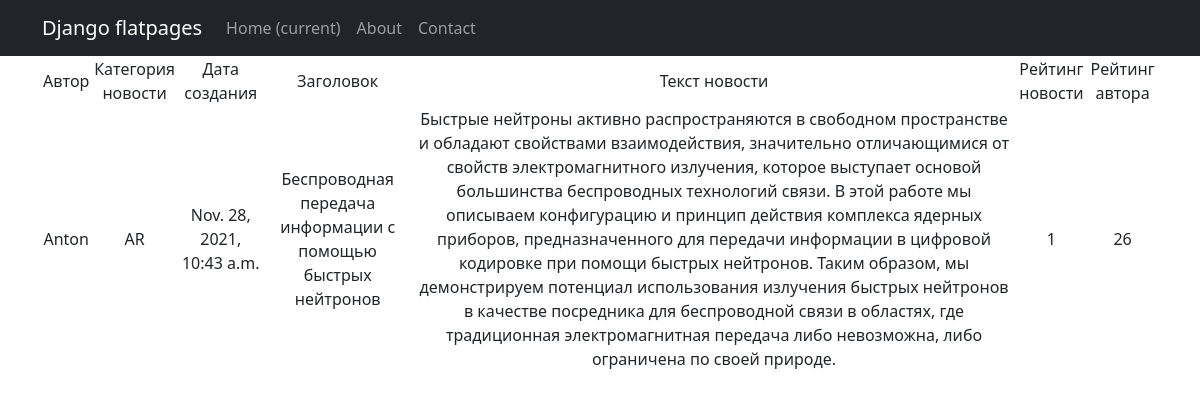
The page /news/2 on the database its author committed.
### newapp/models.py (models this page shows, shortened)
class Post(models.Model):
    author = models.ForeignKey(Author, on_delete=models.CASCADE)
    NEWS = 'NW'
    ARTICLE = 'AR'
    CATEGORY_CHOICES = (
        (NEWS, 'Новость'),
        (ARTICLE, 'Статья')
    )
    categoryType = models.CharField(max_length=2, choices=CATEGORY_CHOICES, default=ARTICLE)
    dateCreation = models.DateTimeField(auto_now_add=True)
    postCategory = models.ManyToManyField(Category, through='PostCategory')
    title = models.CharField(max_length=128)
    text = models.TextField()
    rating = models.SmallIntegerField(default=0)

class Author(models.Model):
    authorUser = models.OneToOneField(User, on_delete=models.CASCADE)
    ratingAuthor = models.SmallIntegerField(default=0)

### newapp/views.py (the view)
# urls.py: path('<int:pk>', PostDetail.as_view()),
class PostDetail(DetailView):
    model = Post
    template_name = 'post.html'
    context_object_name = 'new'

### newapp/templatetags/censor_filters.py (called while the page is built)
@register.filter(name='censor')
def censor(value):
    censor_list = ['дурак',
                   'лох',
                   'придурок']
    value1 = (str(value)).split()
    for i in censor_list:
        for j in value1:
            if j == i:
                value1.remove(i)
    value = ' '.join(value1)
    return str(value)

### newapp/templates/post.html (shortened to what this page needs)
{% extends 'flatpages/default.html' %}
{% load censor_filters %}
{% block content %}
    <table>
        <tr>
            <td>
                Автор
            </td>
            <td>
                Категория новости
            </td>
            <td>
                Дата создания
            </td>
            <td>
                Заголовок
            </td>
            <td>
                Текст новости
            </td>
            <td>
                Рейтинг новости
            </td>
            <td>
                Рейтинг автора
            </td>
        </tr>
        <tr>
            <td>
                {{ new.author.authorUser }}
            </td>
            <td>
                {{ new.categoryType }}
            </td>
            <td>
                {{ new.dateCreation }}
            </td>
            <td>
                {{ new.title|censor }}
            </td>
            <td>
                {{ new.text|censor }}
            </td>
            <td>
                {{ new.rating }}
            </td>
            <td>
                {{ new.author.ratingAuthor }}
            </td>
        </tr>
    </table>
{% endblock content %}

### rows shown on the page
Post: author.authorUser "Anton", categoryType "AR", dateCreation "Nov. 28, 2021, 10:43 a.m.", title|censor "Беспроводная передача информации с помощью быстрых нейтронов", text|censor "Быстрые нейтроны активно распространяются в свободном пространстве и обладают свойствами взаимодействия, значительно отличающимися от свойств электромагнитного излучения, которое выступает основой большинства беспроводных технологий связи. В этой работе мы описываем конфигурацию и принцип действия комплекса ядерных приборов, предназначенного для передачи информации в цифровой кодировке при помощи быстрых нейтронов. Таким образом, мы демонстрируем потенциал использования излучения быстрых нейтронов в качестве посредника для беспроводной связи в областях, где традиционная электромагнитная передача либо невозможна, либо ограничена по своей природе.", rating "1", author.ratingAuthor "26"
